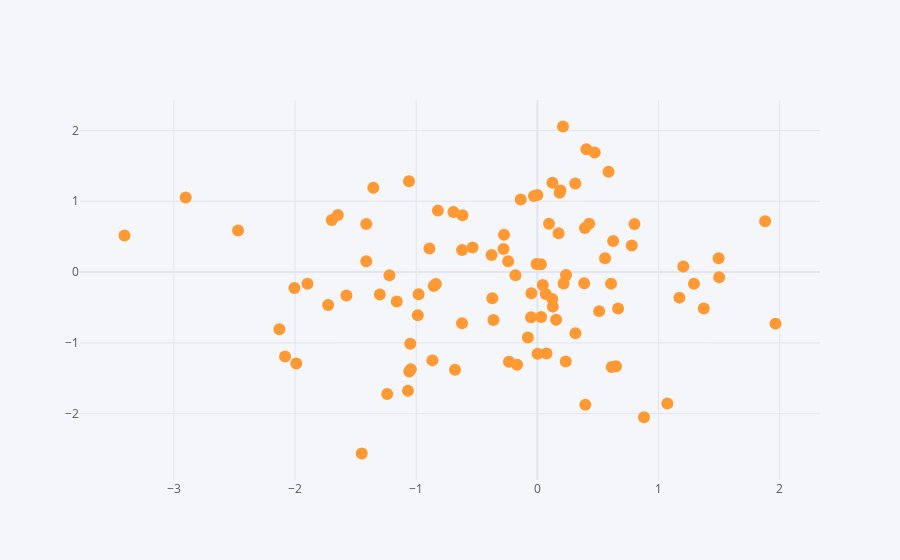

Write notebook code for a chart like this one.
### Code cell
dataframe.iplot(kind='scatter', x='a', y='b', mode='markers')
